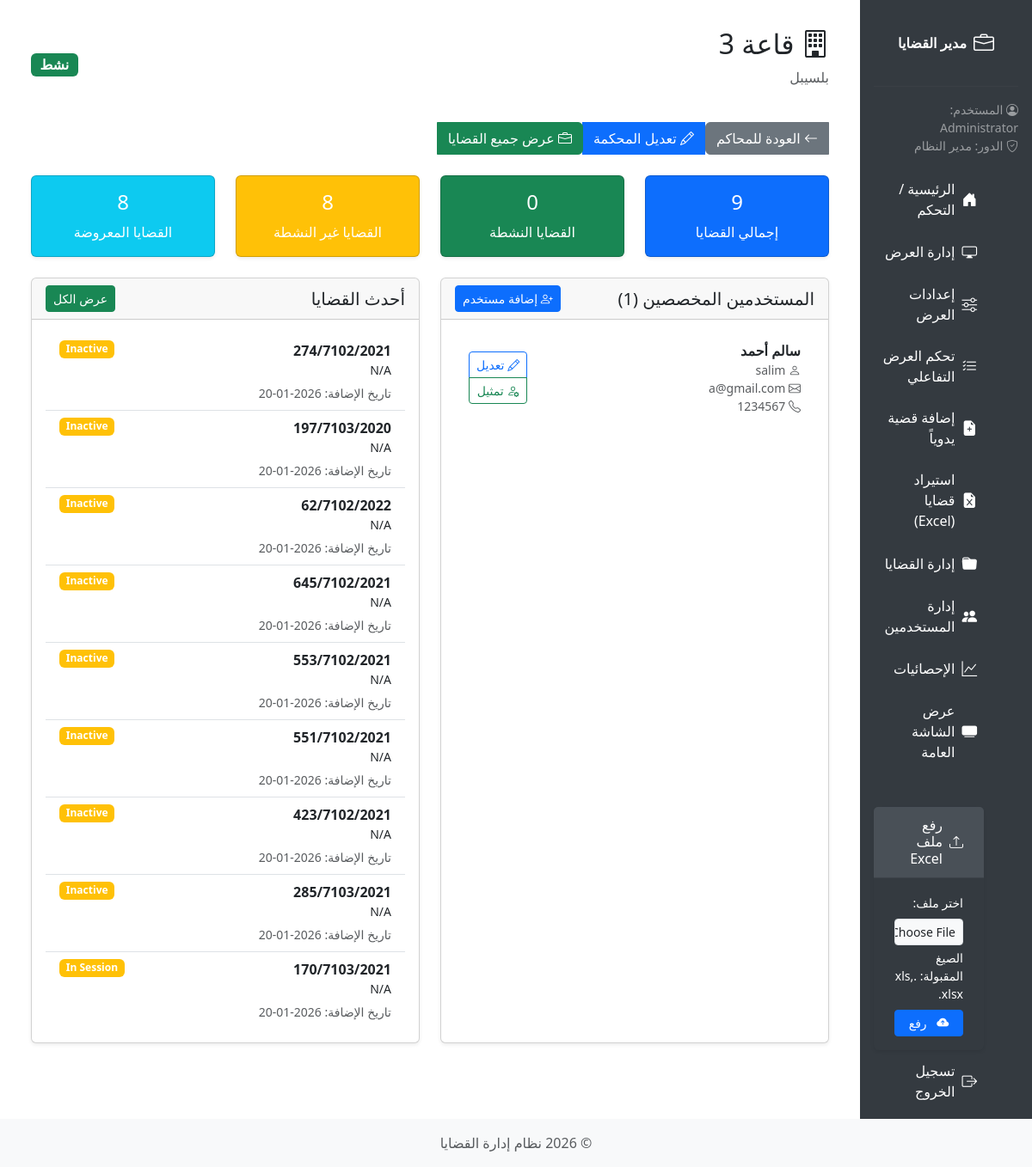
The app's page /view_court_details/3 (signed in), older data.
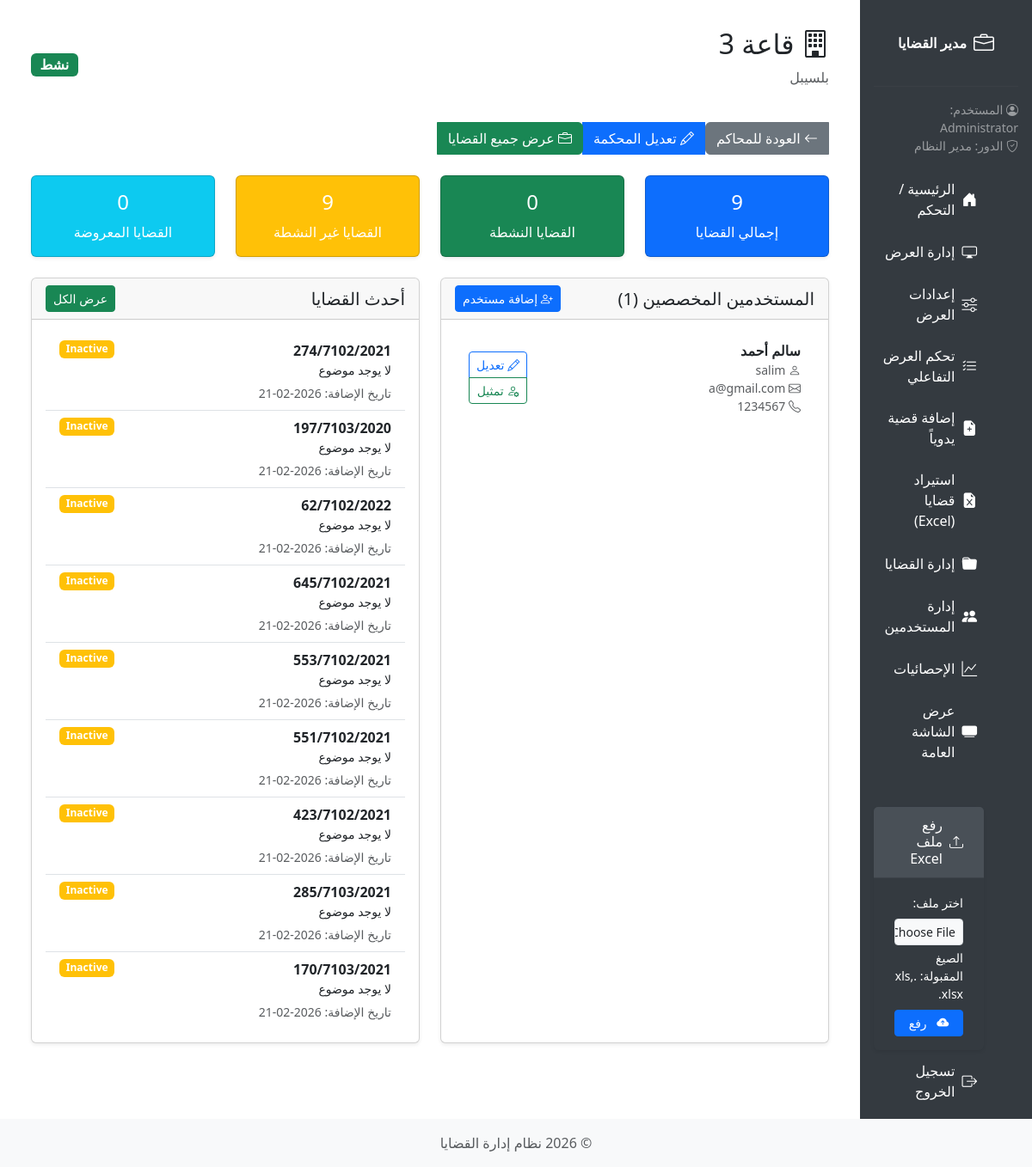
The same page, newer data.
### app/models/models.py (models this page shows)
class User(UserMixin, db.Model):
    __tablename__ = 'tbluser'
    id = db.Column(db.Integer, primary_key=True)
    username = db.Column(db.String(80), nullable=False)
    password = db.Column(db.String(120), nullable=False)
    name = db.Column(db.String(100), nullable=False)
    email = db.Column(db.String(120), nullable=False)
    tel = db.Column(db.String(20), nullable=False)
    is_admin = db.Column(db.Boolean, default=False)
    court_id = db.Column(db.Integer, db.ForeignKey('tblcourt.id', ondelete='SET NULL', name='fk_user_court'), nullable=True)
    cases = db.relationship('Case', backref='user', lazy=True)
    __table_args__ = (
        db.UniqueConstraint('username', name='uq_user_username'),
        db.UniqueConstraint('email', name='uq_user_email')
    )

class Case(db.Model):
    __tablename__ = 'tblcase'
    id = db.Column(db.Integer, primary_key=True)
    user_id = db.Column(db.Integer, db.ForeignKey('tbluser.id', ondelete='SET NULL'), nullable=True)
    case_number = db.Column(db.String(50), nullable=False)
    case_date = db.Column(db.Date, nullable=True)
    added_date = db.Column(db.DateTime, default=datetime.utcnow)
    c_order = db.Column(db.Integer, nullable=False)
    next_session_date = db.Column(db.String(100), nullable=True)
    session_result = db.Column(db.Text, nullable=True)
    num_sessions = db.Column(db.Integer, nullable=False, default=1)
    case_subject = db.Column(db.String(200), nullable=True)
    defendant = db.Column(db.String(100), nullable=True)
    plaintiff = db.Column(db.String(100), nullable=True)
    prosecution_number = db.Column(db.String(50), nullable=True)
    police_department = db.Column(db.String(150), nullable=True)
    police_case_number = db.Column(db.String(50), nullable=True)
    status = db.Column(SQLAlchemyEnum(CaseStatus), nullable=True, default=CaseStatus.inactive)
    court_id = db.Column(db.Integer, db.ForeignKey('tblcourt.id', ondelete='SET NULL', name='fk_case_court'), nullable=True)
    __table_args__ = (
        db.UniqueConstraint('court_id', 'case_number', name='uq_case_number_per_court'),
    )

### app/blueprints/main/routes.py (the view)
@main_bp.route('/view_court_details/<int:court_id>')
@login_required
def view_court_details(court_id):
    if not current_user.is_admin:
        flash('Access denied.', 'danger')
        return redirect(url_for('main.index'))
    court = Court.query.get_or_404(court_id)
    total_cases = len(court.cases)
    active_cases = [case for case in court.cases if case.status == CaseStatus.active]
    inactive_cases = [case for case in court.cases if case.status == CaseStatus.inactive]
    finished_cases = [case for case in court.cases if case.status == CaseStatus.finished]
    recent_cases = Case.query.filter_by(court_id=court_id).order_by(Case.added_date.desc()).limit(10).all()
    display_cases = DisplayCase.query.join(Case).filter(Case.court_id == court_id).all()
    return render_template('court_details.html',
                         court=court,
                         total_cases=total_cases,
                         active_cases=active_cases,
                         inactive_cases=inactive_cases,
                         finished_cases=finished_cases,
                         recent_cases=recent_cases,
                         display_cases=display_cases)

### app/blueprints/auth/routes.py (called while the page is built)
@login_manager.user_loader
def load_user(user_id):
    return db.session.get(User, int(user_id))

### app/templates/court_details.html (shortened to what the changed rows need)
{% extends "base.html" %}
{% block content %}
<div class="container">
    <div class="row mb-4">
        <div class="col">
            <div class="d-flex justify-content-between align-items-center">
                <div>
                    <h2><i class="bi bi-building"></i> {{ court.name }}</h2>
                </div>
            </div>
        </div>
    </div>
    <div class="row mb-4">
        <div class="col-md-3">
            <div class="card bg-warning text-white">
                <div class="card-body text-center">
                    <h4>{{ inactive_cases|length }}</h4>
                    <p class="mb-0">القضايا غير النشطة</p>
                </div>
            </div>
        </div>
        <div class="col-md-3">
            <div class="card bg-info text-white">
                <div class="card-body text-center">
                    <h4>{{ display_cases|length }}</h4>
                    <p class="mb-0">القضايا المعروضة</p>
                </div>
            </div>
        </div>
    </div>
    <div class="row">
        <div class="col-md-6 mb-4">
            <div class="card h-100">
                <div class="card-body">
                    {% if court.users %}
                    <div class="list-group list-group-flush">
                        {% for user in court.users %}
                        <div class="list-group-item d-flex justify-content-between align-items-center">
                            <div>
                                <strong>{{ user.name }}</strong>
                                <div class="text-muted small">
                                    <i class="bi bi-person"></i> {{ user.username }}
                                    <br>
                                    <i class="bi bi-envelope"></i> {{ user.email }}
                                    {% if user.tel %}
                                    <br>
                                    <i class="bi bi-telephone"></i> {{ user.tel }}
                                    {% endif %}
                                </div>
                            </div>
                            <div class="text-end">
                                <div class="btn-group-vertical btn-group-sm">
                                    <a href="{{ url_for('auth.edit_user', user_id=user.id) }}"
                                        class="btn btn-outline-primary btn-sm">
                                        <i class="bi bi-pencil"></i> تعديل
                                    </a>
                                    <a href="{{ url_for('auth.impersonate_user', user_id=user.id) }}"
                                        class="btn btn-outline-success btn-sm">
                                        <i class="bi bi-person-gear"></i> تمثيل
                                    </a>
                                </div>
                            </div>
                        </div>
                        {% endfor %}
                    </div>
                    {% else %}
                    <p class="text-muted text-center">لا يوجد مستخدمين مخصصين لهذه المحكمة</p>
                    {% endif %}
                </div>
            </div>
        </div>
        <div class="col-md-6 mb-4">
            <div class="card h-100">
                <div class="card-body">
                    {% if recent_cases %}
                    <div class="list-group list-group-flush">
                        {% for case in recent_cases %}
                        <div class="list-group-item">
                            <div class="d-flex justify-content-between align-items-start">
                                <div>
                                    <strong>{{ case.case_number }}</strong>
                                    <p class="mb-1 small">{{ case.case_subject or 'لا يوجد موضوع' }}</p>
                                    <small class="text-muted">
                                        تاريخ الإضافة: {{ case.added_date.strftime('%Y-%m-%d') if case.added_date }}
                                    </small>
                                </div>
                                <span
                                    class="badge {% if case.status.value == 'active' %}bg-success{% elif case.status.value == 'finished' %}bg-secondary{% else %}bg-warning{% endif %}">
                                    {{ case.status.value|title }}
                                </span>
                            </div>
                        </div>
                        {% endfor %}
                    </div>
                    {% else %}
                    <p class="text-muted text-center">لا توجد قضايا في هذه المحكمة</p>
                    {% endif %}
                </div>
            </div>
        </div>
    </div>
</div>
{% endblock %}

Row changes from the older to the newer data that the page shows:
removed Case: case_number "274/7102/2021", case_subject "N/A", added_date "2026-01-20", status.value "Inactive"
removed Case: case_number "197/7103/2020", case_subject "N/A", added_date "2026-01-20", status.value "Inactive"
removed Case: case_number "62/7102/2022", case_subject "N/A", added_date "2026-01-20", status.value "Inactive"
removed Case: case_number "645/7102/2021", case_subject "N/A", added_date "2026-01-20", status.value "Inactive"
removed Case: case_number "553/7102/2021", case_subject "N/A", added_date "2026-01-20", status.value "Inactive"
removed Case: case_number "551/7102/2021", case_subject "N/A", added_date "2026-01-20", status.value "Inactive"
removed Case: case_number "423/7102/2021", case_subject "N/A", added_date "2026-01-20", status.value "Inactive"
removed Case: case_number "285/7103/2021", case_subject "N/A", added_date "2026-01-20", status.value "Inactive"
removed Case: case_number "170/7103/2021", case_subject "N/A", added_date "2026-01-20", status.value "In Session"
added Case: case_number "274/7102/2021", case_subject "لا يوجد موضوع", added_date "2026-02-21", status.value "Inactive"
added Case: case_number "197/7103/2020", case_subject "لا يوجد موضوع", added_date "2026-02-21", status.value "Inactive"
added Case: case_number "62/7102/2022", case_subject "لا يوجد موضوع", added_date "2026-02-21", status.value "Inactive"
added Case: case_number "645/7102/2021", case_subject "لا يوجد موضوع", added_date "2026-02-21", status.value "Inactive"
added Case: case_number "553/7102/2021", case_subject "لا يوجد موضوع", added_date "2026-02-21", status.value "Inactive"
added Case: case_number "551/7102/2021", case_subject "لا يوجد موضوع", added_date "2026-02-21", status.value "Inactive"
added Case: case_number "423/7102/2021", case_subject "لا يوجد موضوع", added_date "2026-02-21", status.value "Inactive"
added Case: case_number "285/7103/2021", case_subject "لا يوجد موضوع", added_date "2026-02-21", status.value "Inactive"
added Case: case_number "170/7103/2021", case_subject "لا يوجد موضوع", added_date "2026-02-21", status.value "Inactive"
Text that changed along with them:
{{ inactive_cases|length }}: "8" → "9"
{{ display_cases|length }}: "8" → "0"
